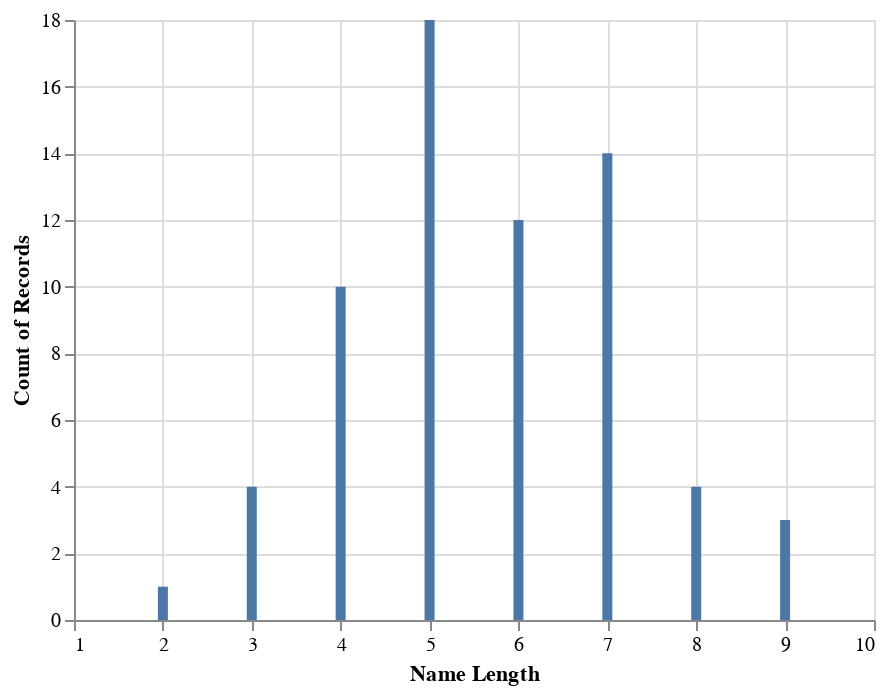

This figure's notebook cell:
### Markdown cell above
## Visualizing name length in Altair

### Code cell
# pseuocode alt.Chart(pandas dataframe).mark_[type of chart].encode()


alt.Chart(students).mark_bar().encode(
     x = "Name Length",
     y = "count()"
)

### Figure 1 — Vega-Lite specification as saved in the notebook (floating-point values rounded to 4 significant figures)
{"config": {"view": {"continuousWidth": 400, "continuousHeight": 300}}, "data": {"name": "data-a6719411cb852da5c5754d2150d2e6c7"}, "mark": "bar", "encoding": {"x": {"type": "quantitative", "field": "Name Length"}, "y": {"type": "quantitative", "aggregate": "count"}}, "$schema": "https://vega.github.io/schema/vega-lite/v4.0.2.json", "datasets": {"data-a6719411cb852da5c5754d2150d2e6c7": [{"Major": "STSDS", "Random Number": 1.853, "Name Length": 5}, {"Major": "STSDS", "Random Number": -0.2239, "Name Length": 7}, {"Major": "STSDS", "Random Number": 0.151, "Name Length": 4}, {"Major": "ENVST", "Random Number": 0.6513, "Name Length": 5}, {"Major": "MTHSC", "Random Number": -0.6501, "Name Length": 4}, {"Major": "CMPSC", "Random Number": 0.584, "Name Length": 3}, {"Major": "CMPSC", "Random Number": 0.4178, "Name Length": 7}, {"Major": "CMPEN", "Random Number": 0.9079, "Name Length": 6}, {"Major": "PRPBS", "Random Number": 0.6197, "Name Length": 7}, {"Major": "STSDS", "Random Number": -0.01228, "Name Length": 9}, {"Major": "STSDS", "Random Number": 0.5904, "Name Length": 7}, {"Major": "FINMS", "Random Number": 0.314, "Name Length": 4}, {"Major": "STSCI", "Random Number": -0.8111, "Name Length": 5}, {"Major": "CMPSC", "Random Number": 0.0207, "Name Length": 5}, {"Major": "CMPSC", "Random Number": -0.1123, "Name Length": 4}, {"Major": "CMPSC", "Random Number": 1.369, "Name Length": 7}, {"Major": "PRBIO", "Random Number": -1.366, "Name Length": 3}, {"Major": "COMM ", "Random Number": -0.7665, "Name Length": 7}, {"Major": "STSDS", "Random Number": 1.161, "Name Length": 5}, {"Major": "ACTSC", "Random Number": 1.165, "Name Length": 7}, {"Major": "CMPSC", "Random Number": 0.3675, "Name Length": 8}, {"Major": "STSDS", "Random Number": -0.1952, "Name Length": 5}, {"Major": "STSCI", "Random Number": -0.1543, "Name Length": 7}, {"Major": "PRMTH", "Random Number": 1.226, "Name Length": 8}, {"Major": "MTHSC", "Random Number": 0.1519, "Name Length": 4}, {"Major": "STSDS", "Random Number": 0.6739, "Name Length": 5}, {"Major": "ACTSC", "Random Number": 0.0605, "Name Length": 6}, {"Major": "STSDS", "Random Number": -0.6526, "Name Length": 6}, {"Major": "STSDS", "Random Number": 0.8656, "Name Length": 5}, {"Major": "CMPSC", "Random Number": -0.8301, "Name Length": 5}, {"Major": "MATCS", "Random Number": 0.3421, "Name Length": 3}, {"Major": "CMPSC", "Random Number": 1.675, "Name Length": 4}, {"Major": "CMPSC", "Random Number": 1.577, "Name Length": 3}, {"Major": "ACTSC", "Random Number": -1.25, "Name Length": 5}, {"Major": "STSDS", "Random Number": 0.3595, "Name Length": 5}, {"Major": "STSDS", "Random Number": 0.1048, "Name Length": 7}, {"Major": "STSDS", "Random Number": -0.00262, "Name Length": 4}, {"Major": "CMPEN", "Random Number": -0.9996, "Name Length": 5}, {"Major": "MTHSC", "Random Number": 0.1602, "Name Length": 8}, {"Major": "CHEME", "Random Number": -0.6895, "Name Length": 6}, {"Major": "PRMTH", "Random Number": 0.1579, "Name Length": 6}, {"Major": "STSDS", "Random Number": -0.1345, "Name Length": 4}, {"Major": "STSDS", "Random Number": 0.3855, "Name Length": 6}, {"Major": "CMPSC", "Random Number": 0.5225, "Name Length": 8}, {"Major": "ECON ", "Random Number": -1.154, "Name Length": 7}, {"Major": "STSDS", "Random Number": 2.324, "Name Length": 7}, {"Major": "STSDS", "Random Number": -0.7972, "Name Length": 7}, {"Major": "CMPSC", "Random Number": 0.7477, "Name Length": 6}, {"Major": "CMPSC", "Random Number": 0.2235, "Name Length": 7}, {"Major": "STSDS", "Random Number": 1.06, "Name Length": 5}, {"Major": "STSDS", "Random Number": -0.344, "Name Length": 5}, {"Major": "STSDS", "Random Number": -0.2769, "Name Length": 5}, {"Major": "STSDS", "Random Number": -1.481, "Name Length": 6}, {"Major": "CMPSC", "Random Number": -0.3712, "Name Length": 6}, {"Major": "STSDS", "Random Number": 0.3163, "Name Length": 9}, {"Major": "STSDS", "Random Number": 0.5888, "Name Length": 9}, {"Major": "STSDS", "Random Number": -0.214, "Name Length": 6}, {"Major": "STSDS", "Random Number": 0.3223, "Name Length": 5}, {"Major": "STSDS", "Random Number": -0.7294, "Name Length": 4}, {"Major": "CMPSC", "Random Number": 0.5796, "Name Length": 5}, {"Major": "STSDS", "Random Number": 0.6317, "Name Length": 7}, {"Major": "STSCI", "Random Number": -0.2602, "Name Length": 5}, {"Major": "STSDS", "Random Number": 0.2799, "Name Length": 4}, {"Major": "CMPSC", "Random Number": -0.512, "Name Length": 2}, {"Major": "STSDS", "Random Number": -0.2065, "Name Length": 6}, {"Major": "STSDS", "Random Number": 0.7057, "Name Length": 6}]}}
